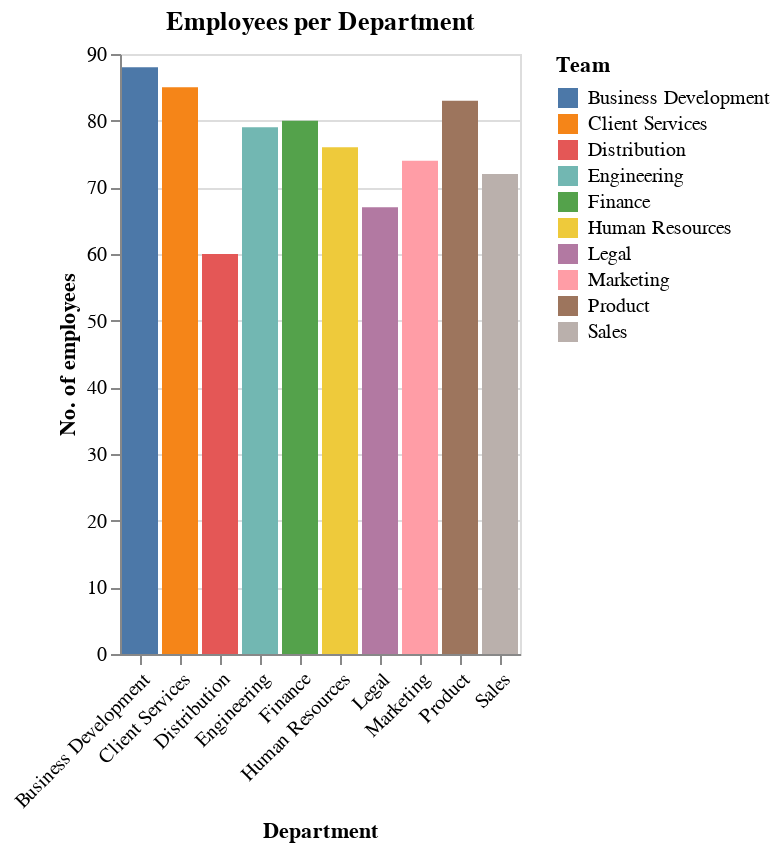

Write notebook code for a chart like this one.
### Code cell
bar_graph=alt.Chart(df).mark_bar().encode(
    x=alt.X("Team:N",title="Department",axis=alt.Axis(labelAngle=-45)),
    y=alt.Y("count():Q",title="No. of employees"),
    color="Team"
    ).properties(title="Employees per Department")
bar_graph.display()

### Figure 1 — Vega-Lite specification as saved in the notebook (floating-point values rounded to 4 significant figures; data arrays with more than 128 entries replaced by an {"elided": "..."} marker saying what was removed)
{"config": {"view": {"continuousWidth": 300, "continuousHeight": 300}}, "data": {"name": "data-15cd4ac776e40751264cd582eb9fd713"}, "mark": {"type": "bar"}, "encoding": {"color": {"field": "Team", "type": "nominal"}, "x": {"axis": {"labelAngle": -45}, "field": "Team", "title": "Department", "type": "nominal"}, "y": {"aggregate": "count", "title": "No. of employees", "type": "quantitative"}}, "title": "Employees per Department", "$schema": "https://vega.github.io/schema/vega-lite/v5.8.0.json", "datasets": {"data-15cd4ac776e40751264cd582eb9fd713": {"elided": "764 records"}}}
